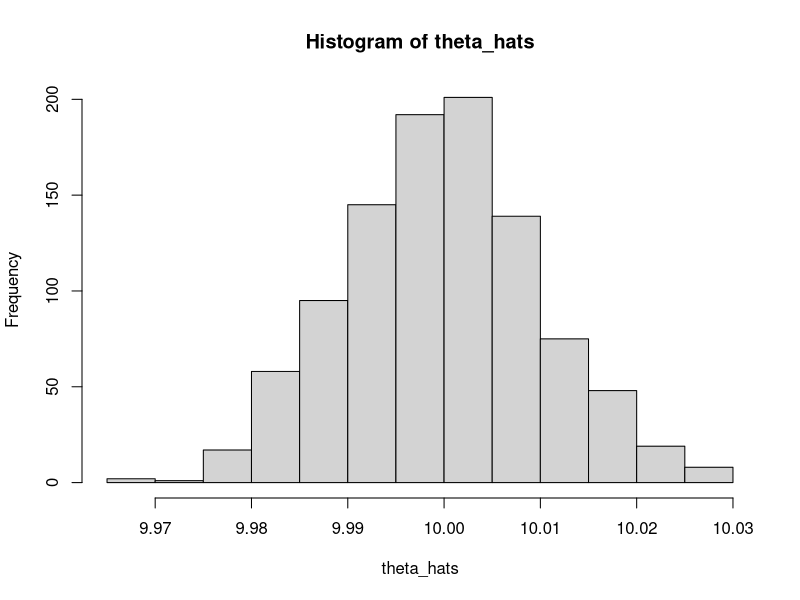

This chart was generated by the following R code: (Note: a time limit stopped this script after it produced the figure.)
# obtaining histogram of theta hat
n <-100000
theta_hats <- c()
for (i in 1:1000) {
  p <- rpois(n,10)
  theta_hats <- c(theta_hats, mean(p))
}
hist(theta_hats)
sigma2 <- var(sqrt(n)*(theta_hats-10))


check_thinned_variance_1d <- function(thinning_param, intensity) {
  thinned_theta_hats <- c()
  normalised_thinned_theta_hats <- c()
  p <- rpois(n,intensity)
  for (i in 1:10000) {
    unif <- runif(length(p), 0, 1)
    thinned_p <- p[which(unif < thinning_param)]
    thinned_theta_hats <- c(thinned_theta_hats, mean(thinned_p))
    normalised_thinned_theta_hats <- c(normalised_thinned_theta_hats, sqrt(n)*(mean(thinned_p)-intensity))
  }
  sigma2thinned <- var(normalised_thinned_theta_hats)
  print(paste("sigma2hat",sigma2thinned))
  print(paste("dsigma2/r",sigma2*((1-thinning_param)/thinning_param)))
  return(sigma2thinned)
}

thinning_params <- seq(0.1,0.9,0.1)
thinned_sigmas <- c()
for (thinning_param in thinning_params) {
  thinned_sigmas <- c(thinned_sigmas, check_thinned_variance_1d(thinning_param, 10))
}

# hopefully the lines are very close
plot(thinning_params, thinned_sigmas,type="l")
lines(thinning_params, sigma2*((1-thinning_params)/thinning_params))























# # rubbish:
# 
# # checking consistency
# x <- 10
# thinning_param <- 0.8
# ns <- c(5,10,20,30,40)
# thinned_hist <- c()
# observed_hist <- c()
# for (n in ns) {
#   thinned <- c()
#   observed <- c()
#   for (sim in 1:1000) {
#     for (i in 1:100) {
#       p <- rpois(n, 10)
#       observed <- c(observed, mean(p))
#       unif <- runif(n, 0, 1)
#       thinned_p <- p[which(unif < thinning_param)]
#       thinned <- c(thinned, mean(thinned_p))
#     }
#     
#     
#     
#     # thinned_prob <- length(thinned[which(thinned < x)])/length(thinned)
#     # observed_prob <- length(observed[which(observed < x)])/length(observed)
#     # thinned_hist <- c(thinned_hist, thinned_prob)
#     # observed_hist <- c(observed_hist, observed_prob)
#   }
#   qqplot(thinned,observed)
# }
# 
# 
# 
# plot((thinned_hist-observed_hist))
# 
# 
# 
